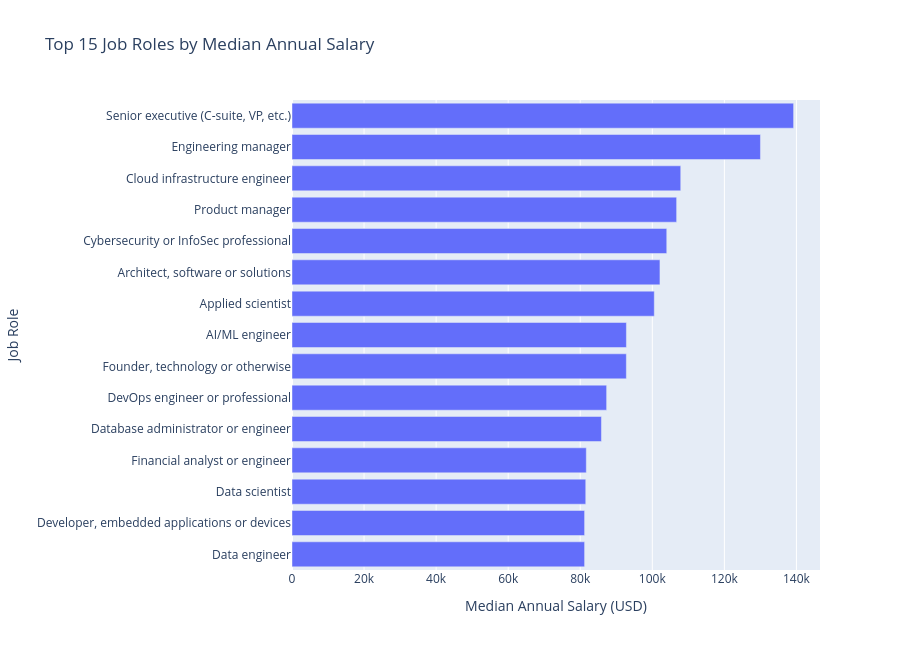

The cell this chart's notebook holds for it:
### Markdown cell above
### 7.4 Visualizing Salary by Job Role

Visualize the top 15 job roles by median annual compensation using a horizontal bar chart.

### Code cell
top_roles = role_salary.head(15)

fig = px.bar(
    top_roles,
    x='median',
    y='DevType',
    orientation='h',
    title='Top 15 Job Roles by Median Annual Salary',
    labels={
        'median': 'Median Annual Salary (USD)',
        'DevType': 'Job Role'
    },
    hover_data=['count']
)

fig.update_layout(
    yaxis={'categoryorder': 'total ascending'},
    height=650
)

fig.show()

### Figure 1 — Plotly figure (JSON) as saved in the notebook; plotly's stock layout.template omitted (floating-point values rounded to 4 significant figures)
{"data": [{"customdata": [[305], [705], [255], [109], [181], [1600], [158], [335], [184], [683], [98], [51], [336], [477], [754]], "hovertemplate": "Median Annual Salary (USD)=%{x}<br>Job Role=%{y}<br>count=%{customdata[0]}<extra></extra>", "legendgroup": "", "marker": {"color": "#636efa", "pattern": {"shape": ""}}, "name": "", "orientation": "h", "showlegend": false, "textposition": "auto", "type": "bar", "x": [139200.0, 130000.0, 107900.0, 106800.0, 104000.0, 102100.0, 100600.0, 92810.0, 92800.0, 87330.0, 85880.0, 81680.0, 81530.0, 81210.0, 81210.0], "xaxis": "x", "y": ["Senior executive (C-suite, VP, etc.)", "Engineering manager", "Cloud infrastructure engineer", "Product manager", "Cybersecurity or InfoSec professional", "Architect, software or solutions", "Applied scientist", "AI/ML engineer", "Founder, technology or otherwise", "DevOps engineer or professional", "Database administrator or engineer", "Financial analyst or engineer", "Data scientist", "Data engineer", "Developer, embedded applications or devices"], "yaxis": "y"}], "layout": {"barmode": "relative", "height": 650, "legend": {"tracegroupgap": 0}, "title": {"text": "Top 15 Job Roles by Median Annual Salary"}, "xaxis": {"anchor": "y", "domain": [0, 1], "title": {"text": "Median Annual Salary (USD)"}}, "yaxis": {"anchor": "x", "categoryorder": "total ascending", "domain": [0, 1], "title": {"text": "Job Role"}}}}
